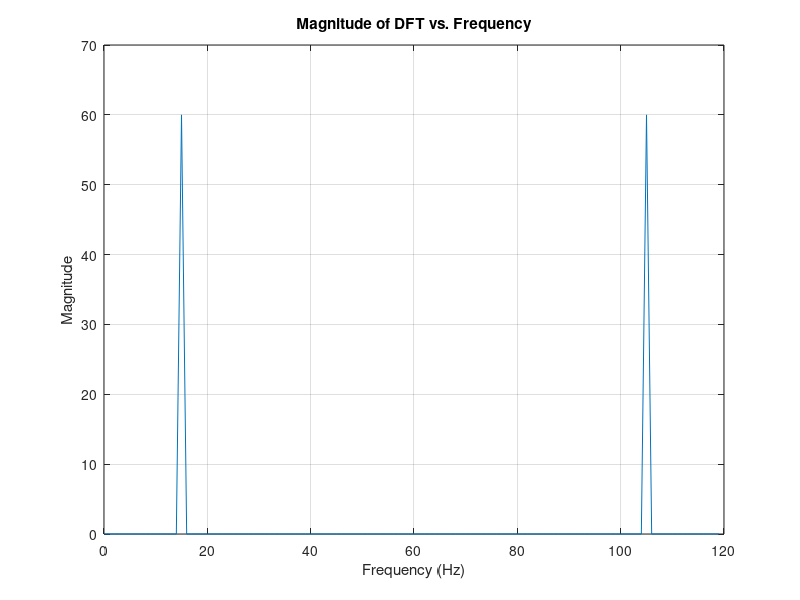
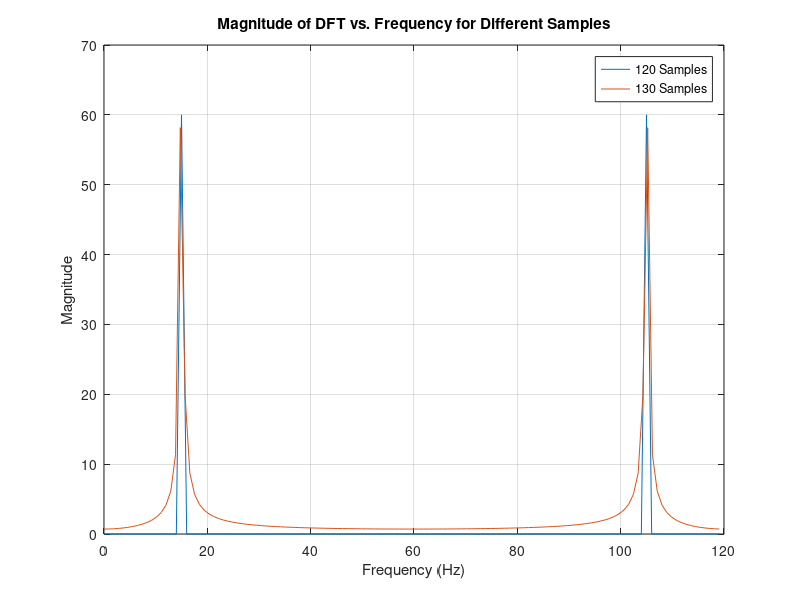
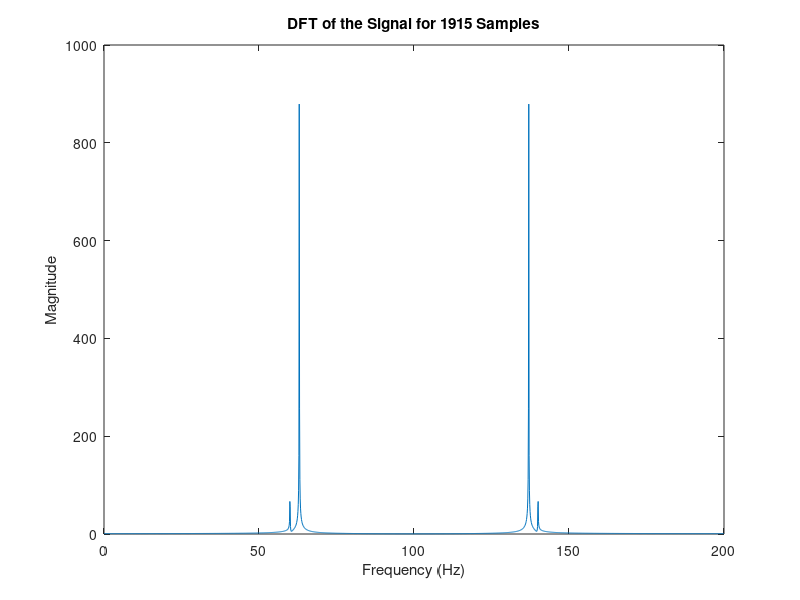
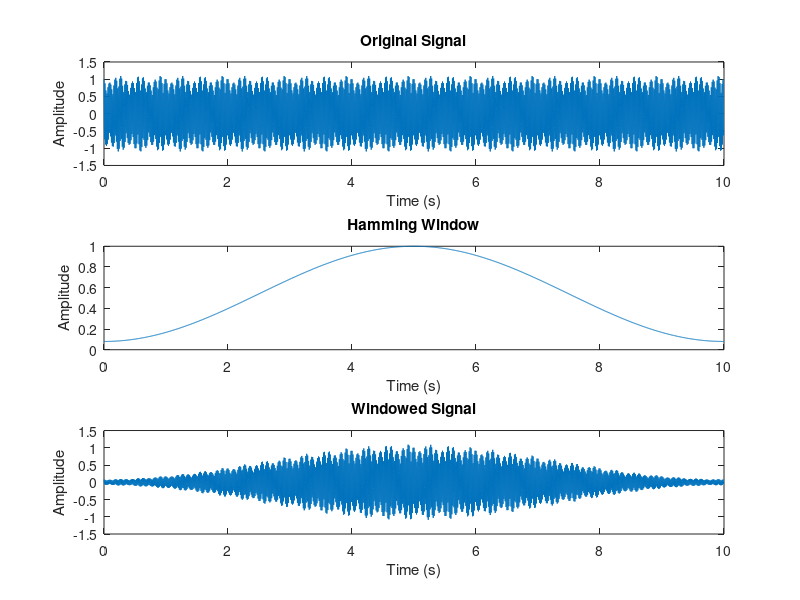

MATLAB code for these plots, in order: (Note: this script raises an error after producing the figures.)
%Q1.1
Fs = 120; % Sampling frequency in Hz
T=2;       %Time of Signal
t = 0:1/Fs:T-1/Fs; % Time vector
f = 15; % Frequency of the sine wave in Hz
signal = sin(2*pi*f*t);

% Step 2: Compute the DFT using the fft function
N = 120; % Number of samples to consider
DFT = fft(signal,N);

% Step 3: Calculate the frequency axis
frequencies = (0:N-1) * (Fs / N);

% Step 4: Plot the magnitude of the DFT against frequency
figure;
plot(frequencies, abs(DFT));
xlabel('Frequency (Hz)');
ylabel('Magnitude');
title('Magnitude of DFT vs. Frequency');
grid on;

%%
%Q1.2
Fs = 120; % Sampling frequency in Hz
t = 0:1/Fs:2-1/Fs; % Time vector
f = 15; % Frequency of the sine wave in Hz
signal = sin(2*pi*f*t);

% Step 2: Compute the DFTs of 2 different samples using the fft function
N1 = 120; % Number of samples to consider
N2 = 130;
DFT_1 = fft(signal,N1);
DFT_2 = fft(signal,N2);

% Step 3: Calculating the frequency axis of 2 samples
frequencies_1 = (0:N1-1) * (Fs / N1);
frequencies_2 = (0:N2-1) * (Fs / N2);

% Step 4: Plot the magnitude of the DFT against frequency
figure;
plot(frequencies_1, abs(DFT_1),frequencies_2, abs(DFT_2));
xlabel('Frequency (Hz)');
ylabel('Magnitude');
title('Magnitude of DFT vs. Frequency for Different Samples');
grid on;
legend('120 Samples','130 Samples')


%%
%Q1.3
Fs = 120; % Sampling frequency in Hz
T=2;       %Time of Signal
t = 0:1/Fs:T-1/Fs; % Time vector
f = 15; % Frequency of the sine wave in Hz
signal = sin(2*pi*f*t);

% Step 2: Compute the DFT using the fft function
N = 160; % Number of samples to consider
DFT = fft(signal,N);

% Step 3: Calculate the frequency axis
frequencies = (0:N-1) * (Fs / N);

% Step 4: Plot the magnitude of the DFT against frequency
figure;
plot(frequencies, abs(DFT));
xlabel('Frequency (Hz)');
ylabel('Magnitude');
title('c');
grid on;
%%
%Q.2.1
% Define the parameters
Fs = 200;             % Sampling rate (samples per second)
T = 10;               % Duration of the signal (seconds)
N = Fs * T;           % Total number of samples
t = 0:1/Fs:(10-1/Fs);     % Time vector
signal = 0.1*sin(120* pi*t)+cos(126*pi*t);

Y = fft(signal, 215);  % Compute the DFT with 215 points
frequencies = Fs * (0:215-1) / 215;  % Frequency axis for DFT


plot(frequencies, abs(Y));
title('DFT of the Signal for 215 Samples');
xlabel('Frequency (Hz)');
ylabel('Magnitude');

%%
%Q.2.2
% Define the parameters
Fs = 200;             % Sampling rate (samples per second)
T = 10;               % Duration of the signal (seconds)
N = Fs * T;           % Total number of samples
t = 0:1/Fs:(10-1/Fs);     % Time vector
signal = 0.1*sin(120* pi*t)+cos(126*pi*t);

Y = fft(signal, 415);  % Compute the DFT with 215 points
frequencies = Fs * (0:415-1) / 415;  % Frequency axis for DFT


plot(frequencies, abs(Y));
title('DFT of the Signal for 415 Samples');
xlabel('Frequency (Hz)');
ylabel('Magnitude');

%%
%Q.2.3
% Define the parameters
Fs = 200;             % Sampling rate (samples per second)
T = 10;               % Duration of the signal (seconds)
N = Fs * T;           % Total number of samples
t = 0:1/Fs:(10-1/Fs);     % Time vector
signal = 0.1*sin(120* pi*t)+cos(126*pi*t);

Y = fft(signal, 1115);  % Compute the DFT with 215 points
frequencies = Fs * (0:1115-1) /1115;  % Frequency axis for DFT


plot(frequencies, abs(Y));
title('DFT of the Signal for 1115 Samples');
xlabel('Frequency (Hz)');
ylabel('Magnitude');
%%
%Q.2.4
% Define the parameters
Fs = 200;             % Sampling rate (samples per second)
T = 10;               % Duration of the signal (seconds)
N = Fs * T;           % Total number of samples
t = 0:1/Fs:(10-1/Fs);     % Time vector
signal = 0.1*sin(120* pi*t)+cos(126*pi*t);

Y = fft(signal, 1515);  % Compute the DFT with 215 points
frequencies = Fs * (0:1515-1) /1515;  % Frequency axis for DFT


plot(frequencies, abs(Y));
title('DFT of the Signal for 1515 Samples');
xlabel('Frequency (Hz)');
ylabel('Magnitude');
%%
%Q.2.5
% Define the parameters
Fs = 200;             % Sampling rate (samples per second)
T = 10;               % Duration of the signal (seconds)
N = Fs * T;           % Total number of samples
t = 0:1/Fs:(10-1/Fs);     % Time vector
signal = 0.1*sin(120* pi*t)+cos(126*pi*t);

Y = fft(signal, 1915);  % Compute the DFT with 215 points
frequencies = Fs * (0:1915-1) /1915;  % Frequency axis for DFT


plot(frequencies, abs(Y));
title('DFT of the Signal for 1915 Samples');
xlabel('Frequency (Hz)');
ylabel('Magnitude');
%%
% Define the parameters
Fs = 200;             % Sampling rate (samples per second)
T = 10;               % Duration of the signal (seconds)
N = Fs * T;           % Total number of samples
t = (0:N-1) / Fs;     % Time vector


signal =  0.1*sin(120* pi*t)+cos(126*pi*t);

% Define a Hamming window
window = hamming(N);

% Apply the Hamming window to the signal
windowed_signal = signal .* window';

% Plot the windowed signal
figure;
subplot(3, 1, 1);
plot(t, signal);
title('Original Signal');
xlabel('Time (s)');
ylabel('Amplitude');

subplot(3, 1, 2);
plot(t, window);
title('Hamming Window');
xlabel('Time (s)');
ylabel('Amplitude');

subplot(3, 1, 3);
plot(t, windowed_signal);
title('Windowed Signal');
xlabel('Time (s)');
ylabel('Amplitude');

% Compute and plot the DFT of the windowed signal
Y = fft(windowed_signal, 215);  % Compute the DFT with 215 points
frequencies = Fs * (0:215-1) / 215;  % Frequency axis for DFT

figure;
plot(frequencies, abs(Y));
title('DFT of the Windowed Signal');
xlabel('Frequency (Hz)');
ylabel('Magnitude');

%%
% Define the parameters
Fs = 200;             % Sampling rate (samples per second)
T = 10;               % Duration of the signal (seconds)
N = Fs * T;           % Total number of samples
t = (0:N-1) / Fs;     % Time vector


signal =  0.1*sin(120* pi*t)+cos(126*pi*t);

% Define a Hamming window
window = hamming(N);

% Apply the Hamming window to the signal
windowed_signal = signal .* window';
% Compute and plot the DFT of the windowed signal
Y = fft(windowed_signal, 415);  % Compute the DFT with 215 points
frequencies = Fs * (0:415-1) / 415;  % Frequency axis for DFT

figure;
plot(frequencies, abs(Y));
title('DFT of the Windowed Signal of 415 samples');
xlabel('Frequency (Hz)');
ylabel('Magnitude')
%%
% Define the parameters
Fs = 200;             % Sampling rate (samples per second)
T = 10;               % Duration of the signal (seconds)
N = Fs * T;           % Total number of samples
t = (0:N-1) / Fs;     % Time vector


signal =  0.1*sin(120* pi*t)+cos(126*pi*t);

% Define a Hamming window
window = hamming(N);

% Apply the Hamming window to the signal
windowed_signal = signal .* window';
% Compute and plot the DFT of the windowed signal
Y = fft(windowed_signal, 1115);  % Compute the DFT with 215 points
frequencies = Fs * (0:1115-1) / 1115;  % Frequency axis for DFT

figure;
plot(frequencies, abs(Y));
title('DFT of the Windowed Signal of 1115 samples');
xlabel('Frequency (Hz)');
ylabel('Magnitude')
%%
% Define the parameters
Fs = 200;             % Sampling rate (samples per second)
T = 10;               % Duration of the signal (seconds)
N = Fs * T;           % Total number of samples
t = (0:N-1) / Fs;     % Time vector


signal =  0.1*sin(120* pi*t)+cos(126*pi*t);

% Define a Hamming window
window = hamming(N);

% Apply the Hamming window to the signal
windowed_signal = signal .* window';
% Compute and plot the DFT of the windowed signal
Y = fft(windowed_signal, 1515);  % Compute the DFT with 215 points
frequencies = Fs * (0:1515-1) / 1515;  % Frequency axis for DFT

figure;
plot(frequencies, abs(Y));
title('DFT of the Windowed Signal of 1515 samples');
xlabel('Frequency (Hz)');
ylabel('Magnitude');
%%
% Define the parameters
Fs = 200;             % Sampling rate (samples per second)
T = 10;               % Duration of the signal (seconds)
N = Fs * T;           % Total number of samples
t = (0:N-1) / Fs;     % Time vector


signal =  0.1*sin(120* pi*t)+cos(126*pi*t);

% Define a Hamming window
window = hamming(N);

% Apply the Hamming window to the signal
windowed_signal = signal .* window';
% Compute and plot the DFT of the windowed signal
Y = fft(windowed_signal, 1915);  % Compute the DFT with 215 points
frequencies = Fs * (0:1915-1) / 1915;  % Frequency axis for DFT

figure;
plot(frequencies, abs(Y));
title('DFT of the Windowed Signal of 1915 samples');
xlabel('Frequency (Hz)');
ylabel('Magnitude')
%%
%q4
data = load('Exp4Data1.txt');
Fs = 1; 
T=1/Fs;

N = length(data);

%q4(a)
window = hamming(N);
data_window = data .* window';

n= 10000;
fft_new = fft(data_window, n);
freq = (0:n-1) * (Fs);
freq_normalized = freq / n;
figure;
plot(freq_normalized, abs(fft_new));
title('Magnitude of FFT with Hamming Window');
xlabel('Frequency (Fs)');
ylabel('Magnitude');

[~, max_indices] = maxk(abs(fft_new), 2);
frequencies = freq_normalized(max_indices);
disp(['Estimated Frequencies using Hamming Window: ', num2str(sort(frequencies))]);

%q4(b)
window_rect = rectwin(N);
data_window_rect = data .* window_rect';
fft_rect = fft(data_window_rect, n);
figure;
plot(freq_normalized, abs(fft_rect));
title('Magnitude of FFT with Rectangular Window');
xlabel('Frequency (Fs)');
ylabel('Magnitude');

[~, max_indices] = maxk(abs(fft_rect), 2);
frequencies1 = freq_normalized(max_indices);
disp(['Estimated Frequencies using Rectangular Window: ', num2str(sort(frequencies1))]);